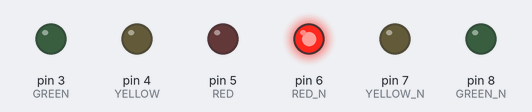
This sketch was run on a simulated Arduino Uno, built with avr-gcc and run on an emulated ATmega328P. Parts: output pins drawn as LEDs (lit = HIGH).

Above: at 0.37 s.
At 3.6 s:
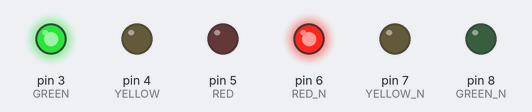
At 11.6 s:
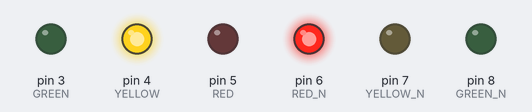
At 17.6 s:
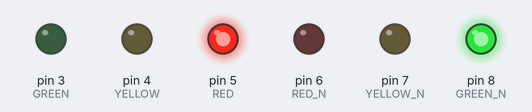
At 25.6 s:
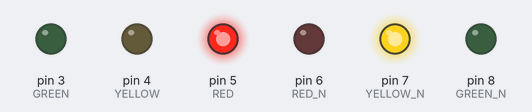
At 26.6 s:
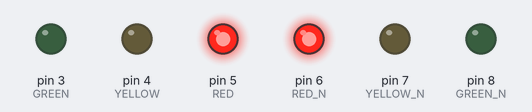
Timing chart, 0 to 40.0 s (numbered marks = the images above):
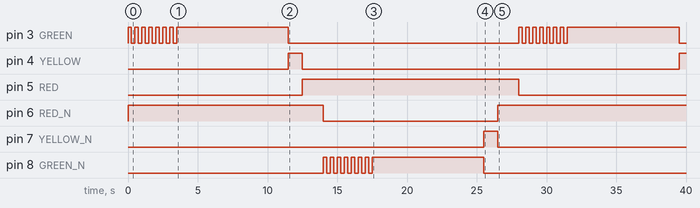

Measured:
- by itself, pin 3 (GREEN): goes 7 × (HIGH 0.25 s, LOW 0.25 s), HIGH 8.0 s, LOW 16.5 s, 7 × (HIGH 0.25 s, LOW 0.25 s), HIGH 8.0 s, then LOW
- by itself, pin 4 (YELLOW): LOW → HIGH at 11.5 s, → LOW 1.0 s later, → HIGH 27.0 s later
- by itself, pin 5 (RED): LOW → HIGH at 12.5 s, → LOW 15.5 s later
- by itself, pin 6 (RED_N): LOW → HIGH at 0.00 s, → LOW 14.0 s later, → HIGH 12.5 s later
- by itself, pin 7 (YELLOW_N): LOW → HIGH at 25.5 s, → LOW 1.0 s later
- by itself, pin 8 (GREEN_N): goes 7 × (HIGH 0.25 s, LOW 0.25 s), HIGH 8.0 s, then LOW

The sketch:

traffic-light_intersection_two-way.ino
```cpp
//This code is a mash-up of a lot of freely available stuff
// I used an Arduino Uno / LEDs / and 330oms resisters
//It represents a working two-directional intersection, with an advanced green for a left turn and an "all-red" delay to allow the intersection ot clear.
//The timing integers below (DELAY_XXXX = XXXX) can be changed for more realistic operation, or to prototype different intersection designs
//The only hitch is the advanced green. It works through an awkward on/off sequence of code. Someone might want to refine this. To make the advanced green longer, you'll need to cut/paste more of the code until you reach the desire length.

//Remember if you're doing this you need six (6) lights. You could also use two separate breadboards with the north-facing light on one and the west-facing on the other. But, remember to ground each or the circuit won't work.

// variables
int GREEN = 3;
int YELLOW = 4;
int RED = 5;
int GREEN_N = 8;
int YELLOW_N = 7;
int RED_N = 6;
int DELAY_GREEN_01 = 250;
int DELAY_GREEN = 8000;
int DELAY_YELLOW = 1000;
int DELAY_RED = 8000;
int DELAY_RED_N = 13750;
int DELAY_CLEAR_INTERSECTION = 1500;

// basic functions
void setup()
{
  // setup LED modes
  // we're specifying that we're going to send information to this LED
  //this is the "west-facing" light with an advanced green
  pinMode(GREEN, OUTPUT);
  pinMode(YELLOW, OUTPUT);
  pinMode(RED, OUTPUT);
  //this the "north-facing" (hence the "_N") light with an advanced green
  pinMode(GREEN_N, OUTPUT);
  pinMode(YELLOW_N, OUTPUT);
  pinMode(RED_N, OUTPUT);
}

void loop()
{
  // High turns things on
  // Low turns things off

//this is the west-facing light and its routine

 // we turn the north-facing light on before the advanced green
  digitalWrite(RED_N, HIGH);
  // advanced green for left turn - repeat code block as needed
  digitalWrite(GREEN, HIGH);   // sets the LED on
  delay(DELAY_GREEN_01);       // waits for a second
  digitalWrite(GREEN, LOW);    // sets the LED off
  delay(DELAY_GREEN_01);
  digitalWrite(GREEN, HIGH);
  delay(DELAY_GREEN_01);
  digitalWrite(GREEN, LOW);
  delay(DELAY_GREEN_01);
  digitalWrite(GREEN, HIGH);
  delay(DELAY_GREEN_01);
  digitalWrite(GREEN, LOW);
  delay(DELAY_GREEN_01);
  digitalWrite(GREEN, HIGH);
  delay(DELAY_GREEN_01);
  digitalWrite(GREEN, LOW);
  delay(DELAY_GREEN_01);
  digitalWrite(GREEN, HIGH);
  delay(DELAY_GREEN_01);
  digitalWrite(GREEN, LOW);
  delay(DELAY_GREEN_01);
  digitalWrite(GREEN, HIGH);
  delay(DELAY_GREEN_01);
  digitalWrite(GREEN, LOW);
  delay(DELAY_GREEN_01);
  digitalWrite(GREEN, HIGH);
  delay(DELAY_GREEN_01);
  digitalWrite(GREEN, LOW);
  delay(DELAY_GREEN_01);

// normal traffic light function from here on

  digitalWrite(GREEN, HIGH);
 // how long we want the green led on
  delay(DELAY_GREEN);

  digitalWrite(GREEN, LOW);
  digitalWrite(YELLOW, HIGH);
  digitalWrite(RED, LOW);
  // how long we want the yellow led on
  delay(DELAY_YELLOW);

  digitalWrite(GREEN, LOW);
  digitalWrite(YELLOW, LOW);

  // we're turning both red lights on now so the intersection can clear
  digitalWrite(RED, HIGH);
  //this gives a slight delay with both reds on while intersection clears
  delay(DELAY_CLEAR_INTERSECTION);

  // this turns the north-facing red off and allows for the sequence of the north-facing light to begin
  digitalWrite(RED_N, LOW);


   // High turns things on
  // Low turns things off

  // This the north-facing (or _N) intersection - the one going the other way

 // this turns the west-facing red on so that the north-facing can run the sequence
 digitalWrite(RED, HIGH);
 // advanced green for left turn - repeat code block as needed
  digitalWrite(GREEN_N, HIGH);   // sets the LED on
  delay(DELAY_GREEN_01);       // waits for a second
  digitalWrite(GREEN_N, LOW);    // sets the LED off
  delay(DELAY_GREEN_01);
  digitalWrite(GREEN_N, HIGH);
  delay(DELAY_GREEN_01);
  digitalWrite(GREEN_N, LOW);
  delay(DELAY_GREEN_01);
  digitalWrite(GREEN_N, HIGH);
  delay(DELAY_GREEN_01);
  digitalWrite(GREEN_N, LOW);
  delay(DELAY_GREEN_01);
  digitalWrite(GREEN_N, HIGH);
  delay(DELAY_GREEN_01);
  digitalWrite(GREEN_N, LOW);
  delay(DELAY_GREEN_01);
  digitalWrite(GREEN_N, HIGH);
  delay(DELAY_GREEN_01);
  digitalWrite(GREEN_N, LOW);
  delay(DELAY_GREEN_01);
  digitalWrite(GREEN_N, HIGH);
  delay(DELAY_GREEN_01);
  digitalWrite(GREEN_N, LOW);
  delay(DELAY_GREEN_01);
  digitalWrite(GREEN_N, HIGH);
  delay(DELAY_GREEN_01);
  digitalWrite(GREEN_N, LOW);
  delay(DELAY_GREEN_01);

// normal traffic light function from here on

  digitalWrite(GREEN_N, HIGH);
 // how long we want the green led on
  delay(DELAY_GREEN);

  digitalWrite(GREEN_N, LOW);
  digitalWrite(YELLOW_N, HIGH);
  digitalWrite(RED_N, LOW);
  // how long we want the yellow led on
  delay(DELAY_YELLOW);

  digitalWrite(GREEN_N, LOW);
  digitalWrite(YELLOW_N, LOW);
  digitalWrite(RED_N, HIGH);

  //this gives a slight delay with both reds on while intersection clears
  delay(DELAY_CLEAR_INTERSECTION);

//turns off red west-facing so that signal can proceed through sequence going North
  digitalWrite(RED, LOW);

// from here we loop back to the beginning

}
```
